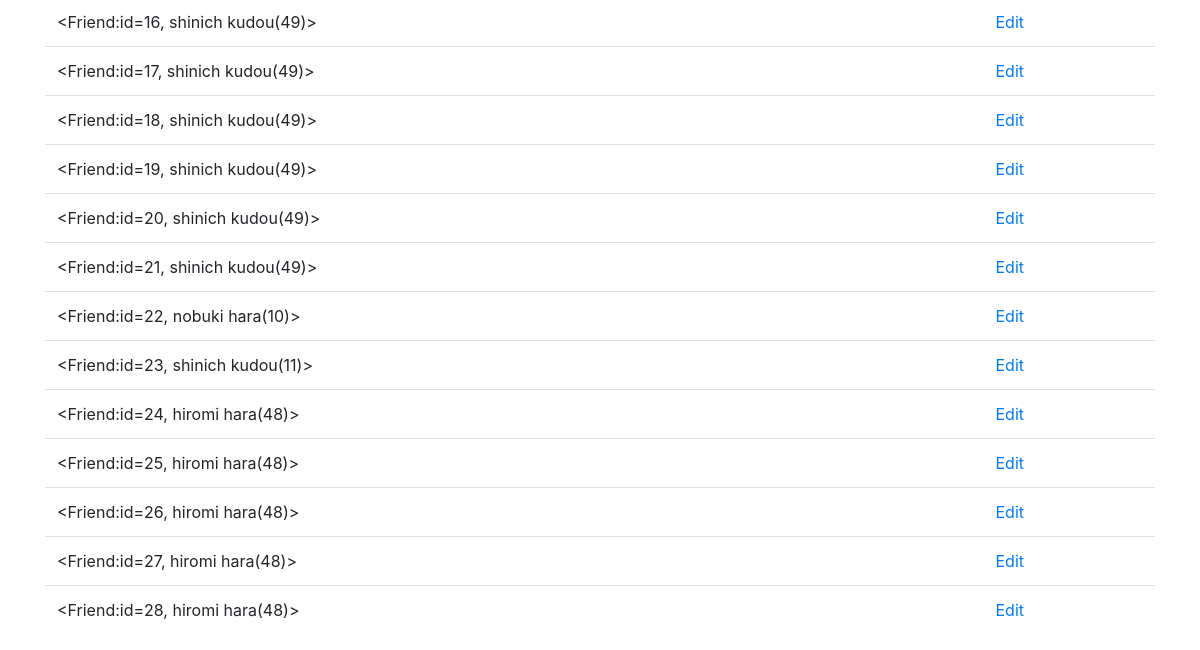
/katuapp005/ (lower part), run on an earlier commit of the app's database.
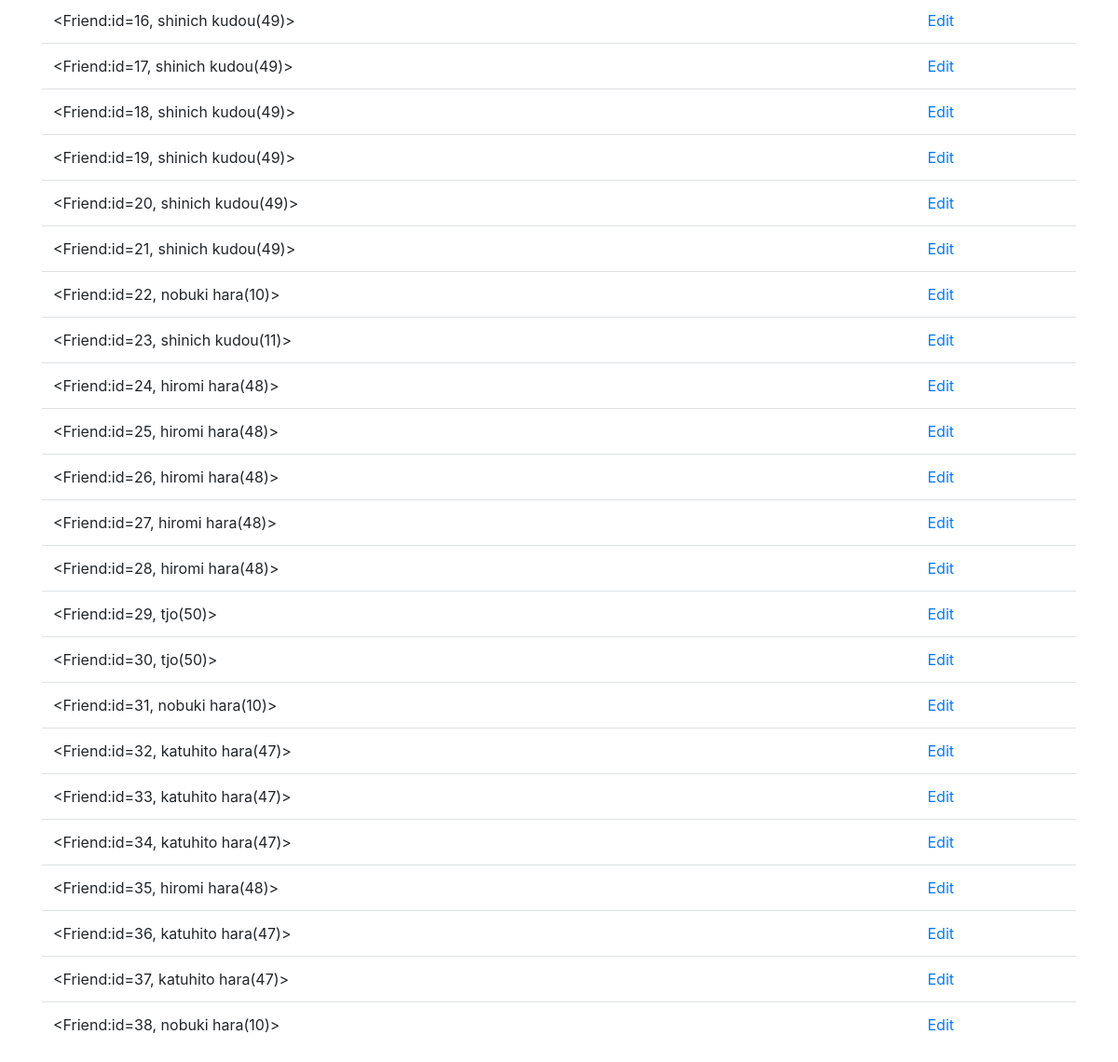
And on a later commit of the database.
### katuapp005/models.py (models this page shows)
class Friend(models.Model):
    name = models.CharField(max_length=100)
    mail = models.EmailField(max_length=200)
    gender = models.BooleanField()
    age = models.IntegerField(default=0)
    birthday = models.DateField()
    def __str__(self):
        return '<Friend:id=' + str(self.id) + ', ' + self.name + '(' +str(self.age) + ')>'

### katuapp005/views.py (the view)
# urls.py: path('', views.index, name='index'),
def index(request):
    data = Friend.objects.all()
    params = {
        'title': 'Hello',
        'msg': 'ALL Friends',
        'data': data,
    }
    return render(request, 'katuapp005/index2.html', params)

### katuapp005/templates/katuapp005/index2.html (shortened to what this page needs)
{% load static %}
<!DOCTYPE html>
<html lang="ja">
    <head>
        <link rel="stylesheet" href="https://stackpath.bootstrapcdn.com/bootstrap/4.3.1/css/bootstrap.min.css">
    </head>
    <body class="container">
        <table class="table">
        {% for item in data %}
            <tr>
                <td>{{item}}</td>
                <td><a href="{% url 'edit' item.id %}">Edit</a></td>
            </tr>
        {% endfor %}
        </table>
    </body>
</html>

What changed in the data, as far as the page shows it:
added Friend: id+name+age "<Friend:id=29, tjo(50)>"
added Friend: id+name+age "<Friend:id=30, tjo(50)>"
added Friend: id+name+age "<Friend:id=31, nobuki hara(10)>"
added Friend: id+name+age "<Friend:id=32, katuhito hara(47)>"
added Friend: id+name+age "<Friend:id=33, katuhito hara(47)>"
added Friend: id+name+age "<Friend:id=34, katuhito hara(47)>"
added Friend: id+name+age "<Friend:id=35, hiromi hara(48)>"
added Friend: id+name+age "<Friend:id=36, katuhito hara(47)>"
added Friend: id+name+age "<Friend:id=37, katuhito hara(47)>"
added Friend: id+name+age "<Friend:id=38, nobuki hara(10)>"
